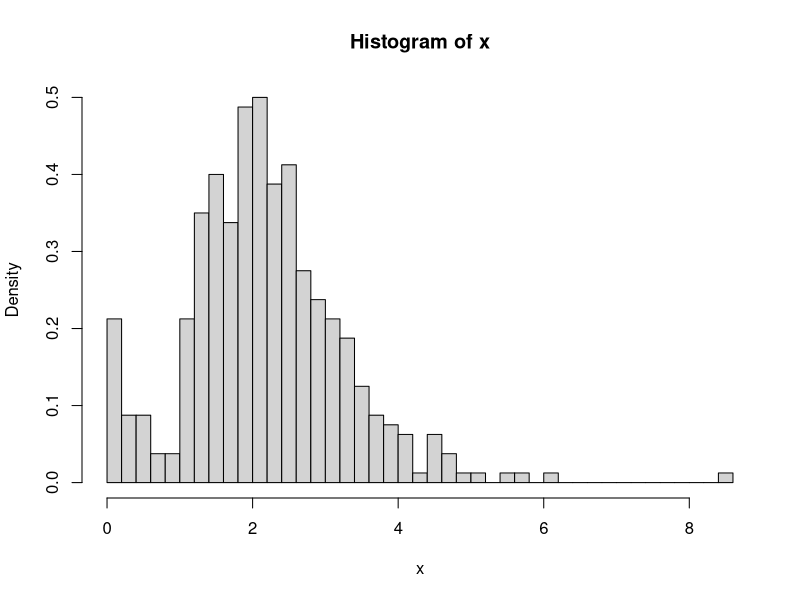
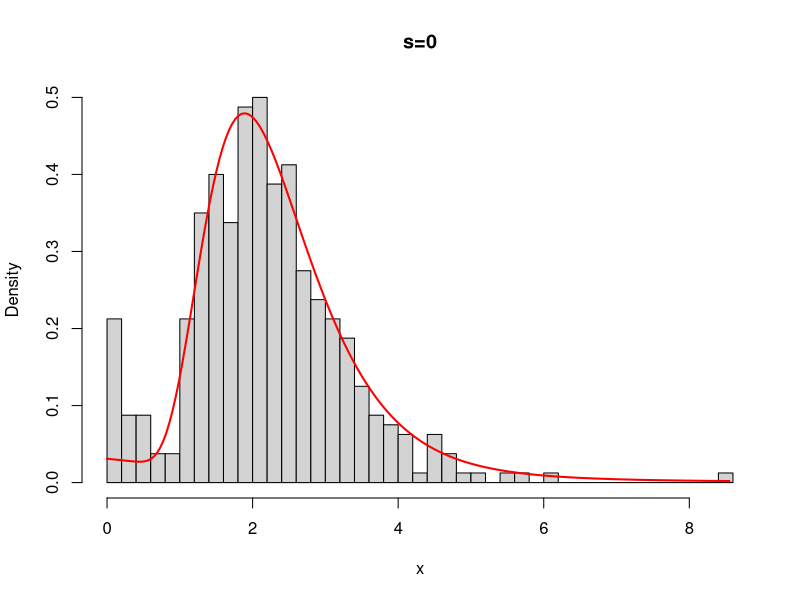
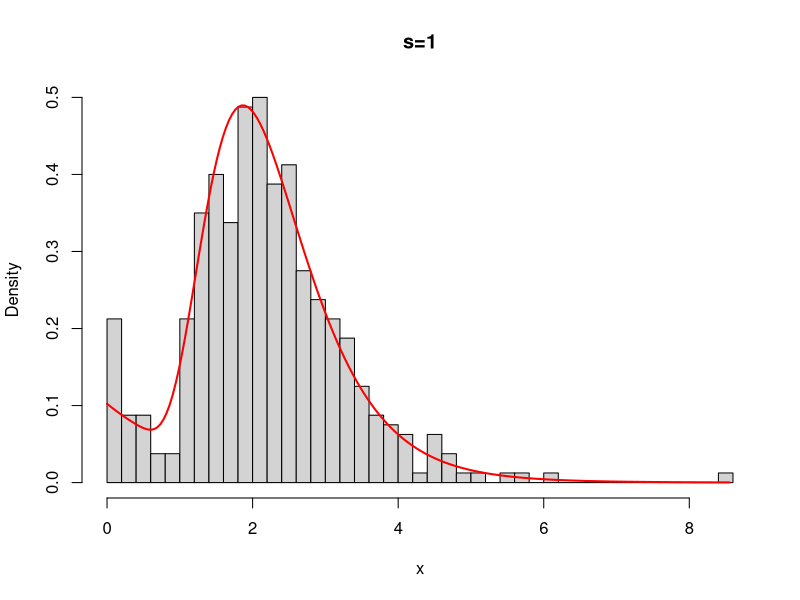
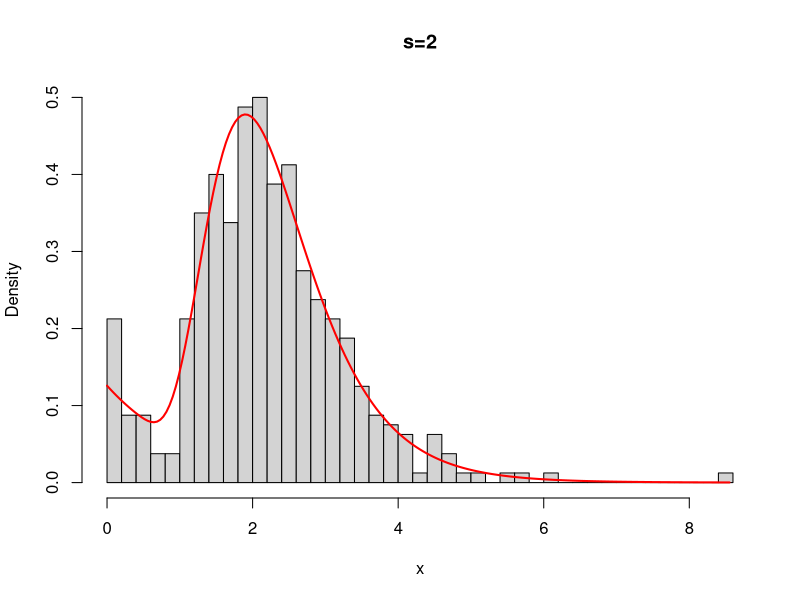
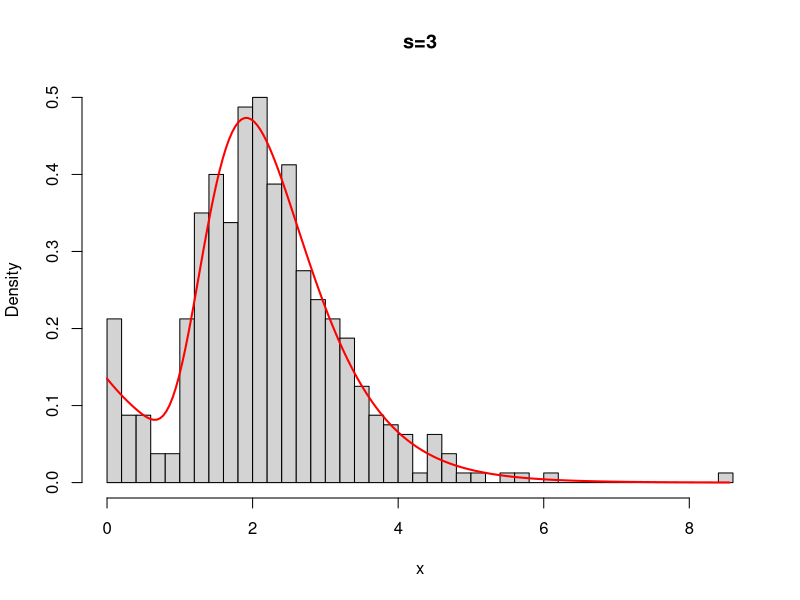
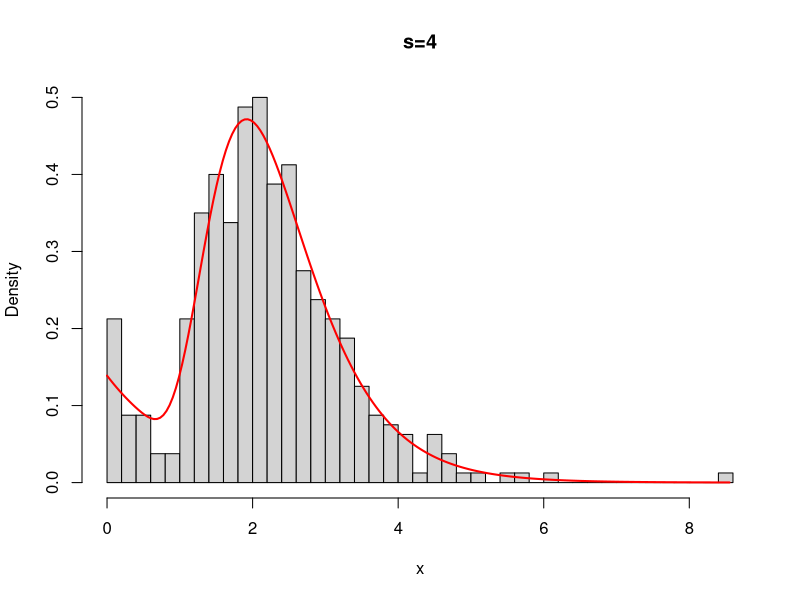
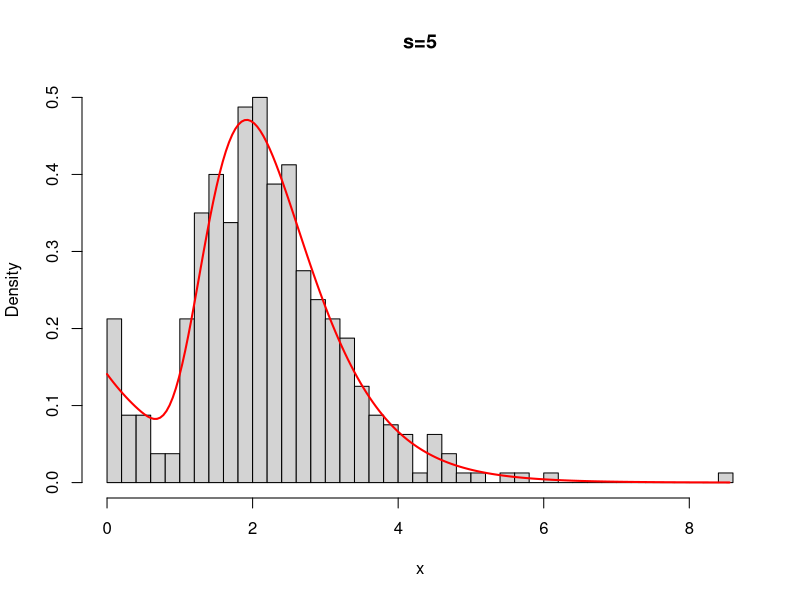
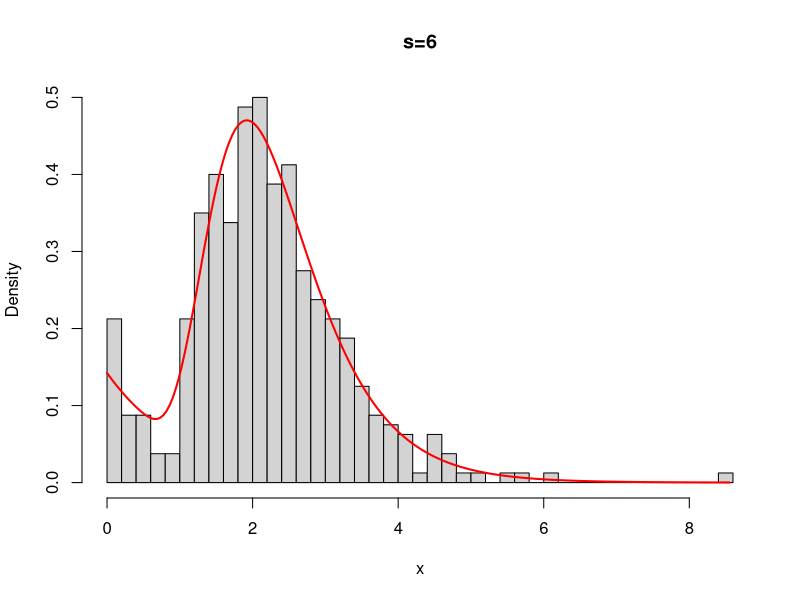

These figures' R source, in order:
## Clear the environment and load required libraries
rm(list=ls())

# read data
x = read.csv("fuses.csv", header = FALSE)
x = as.numeric(x[,1])

# explore data
hist(x, breaks=length(x)/10, freq=FALSE)

## Run the actual EM algorithm
## Initialize the parameters
# by visual inspection, it looks like that for x < 1, data is indeed
# very well exponentially distributed, and for x > 1, lognormal distributed
# (or similar distributions).
# Most of the mass in on the lognormal.
w     = length(x[x < 1]) / length(x)
# since lambda is the mean, start with that for lambda
lambda = mean(x[x < 1])
# since the lognormal median is exp(mu), initialize mu accordingly
mu = log(median(x[x >= 1]))
# singe the lognormal mean is exp(mu + tau^2/2), solve for it
tau = ( 2  * ( log(mean(x[x>=1])) - mu ) ) ^(0.5)

# plot current density and data
plotd <- function(s) {
  xx = seq(0,max(x),length=200)
  yy = w * dexp(xx, lambda) + (1-w) * dlnorm(xx, mean=mu, sd=tau)
  hist(x, breaks=length(x)/10, freq=FALSE, main=paste0("s=",s))
  lines(xx, yy, type="l", col="red", lwd=2)
}
plotd(0)

s  = 0
sw = FALSE
QQ = -Inf
QQ.out = NULL
epsilon = 10^(-5)

##Checking convergence of the algorithm
n = length(x)
KK = 2
while(!sw){
  ## E step
  v = array(0, dim=c(n,KK))
  v[,1] = log(w)   + dexp(x, rate=lambda, log=TRUE)     #Compute the log of the weights
  v[,2] = log(1-w) + dlnorm(x, mean=mu, sd=tau, log=TRUE)  #Compute the log of the weights
  for(i in 1:n){
    v[i,] = exp(v[i,] - max(v[i,]))/sum(exp(v[i,] - max(v[i,])))  #Go from logs to actual weights in a numerically stable manner
  }
  
  ## M step
  # Weights
  w = mean(v[,1]) # always this, whatever the pdf!
  
  # note: expressions could be vectorized, keeping the loops
  # to be consistent with original text
  
  # lambda
  numerator = 0
  denominator = 0
  for(i in 1:n){
    numerator   = numerator   + v[i,1]
    denominator = denominator + v[i,1]*x[i]
  }
  lambda = numerator / denominator
  
  # mu
  numerator = 0
  denominator = 0
  for(i in 1:n){
    numerator   = numerator   + v[i,2]*log(x[i])
    denominator = denominator + v[i,2]
  }
  mu = numerator / denominator
  
  # tau
  numerator = 0
  denominator = 0
  for(i in 1:n){
    numerator   = numerator   + v[i,2]*((log(x[i]) - mu)^2)
    denominator = denominator + v[i,2]
  }
  tau = sqrt(numerator/denominator)
  
  ##Check convergence
  QQn = 0
  for(i in 1:n){ # done, ok?
    QQn = QQn + v[i,1]*(log(w)   + dexp(x[i], rate=lambda, log=TRUE)) +
      v[i,2]*(log(1-w) + dlnorm(x[i], mean=mu, sd=tau, log=TRUE))
  }
  if(abs(QQn-QQ)/abs(QQn)<epsilon){
    sw=TRUE
  }
  QQ = QQn
  QQ.out = c(QQ.out, QQ)
  s = s + 1
  print(paste(s, QQn))
  
  #Plot current estimate over data (final for last loop)
  plotd(s)
}

##  "w=0.09 lamdba=3.05 mu=0.78 tau=0.38"
print(paste0("w=", round(w,2), " lamdba=",round(lambda,2), " mu=", round(mu,2), " tau=", round(tau,2)))